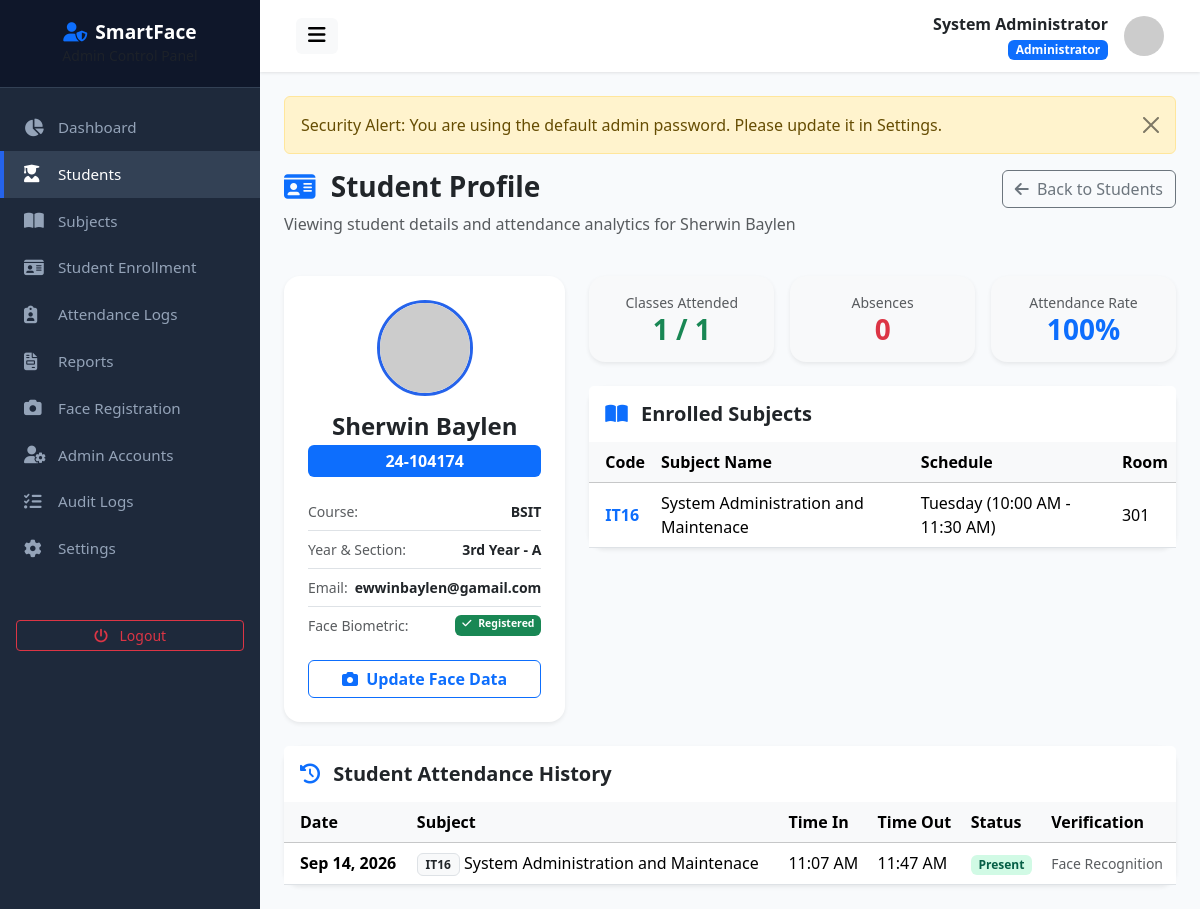
/student_view.php?id=5 (signed in), run on the app's committed database.
### tables this page shows
CREATE TABLE `users` (
  `id` int(11) NOT NULL AUTO_INCREMENT,
  `student_id` varchar(50) DEFAULT NULL,
  `first_name` varchar(100) NOT NULL,
  `middle_name` varchar(100) DEFAULT NULL,
  `last_name` varchar(100) NOT NULL,
  `email` varchar(150) NOT NULL,
  `username` varchar(100) NOT NULL,
  `password` varchar(255) NOT NULL,
  `role` enum('admin','student') NOT NULL DEFAULT 'student',
  `course` varchar(100) DEFAULT NULL,
  `year_level` varchar(20) DEFAULT NULL,
  `section` varchar(50) DEFAULT NULL,
  `contact_number` varchar(30) DEFAULT NULL,
  `profile_picture` varchar(255) DEFAULT 'default_avatar.png',
  `face_registered` tinyint(1) DEFAULT 0,
  `must_change_password` tinyint(1) DEFAULT 0,
  `status` enum('active','inactive') NOT NULL DEFAULT 'active',
  `created_at` datetime DEFAULT current_timestamp(),
  `updated_at` datetime DEFAULT current_timestamp() ON UPDATE current_timestamp(),
  PRIMARY KEY (`id`),
  UNIQUE KEY `email` (`email`),
  UNIQUE KEY `username` (`username`)
);

CREATE TABLE `subjects` (
  `id` int(11) NOT NULL AUTO_INCREMENT,
  `subject_code` varchar(30) NOT NULL,
  `subject_name` varchar(150) NOT NULL,
  `description` text DEFAULT NULL,
  `instructor` varchar(150) NOT NULL,
  `room` varchar(50) NOT NULL,
  `day` varchar(50) NOT NULL,
  `start_time` time NOT NULL,
  `end_time` time NOT NULL,
  `semester` varchar(20) NOT NULL DEFAULT '1st Semester',
  `school_year` varchar(30) NOT NULL DEFAULT '2026-2027',
  `status` enum('active','inactive') DEFAULT 'active',
  `created_at` datetime DEFAULT current_timestamp(),
  PRIMARY KEY (`id`),
  UNIQUE KEY `subject_code` (`subject_code`)
);

CREATE TABLE `attendance` (
  `id` int(11) NOT NULL AUTO_INCREMENT,
  `student_id` int(11) NOT NULL,
  `subject_id` int(11) NOT NULL,
  `attendance_date` date NOT NULL,
  `time_in` time NOT NULL,
  `time_out` time DEFAULT NULL,
  `signout_status` enum('none','pending','approved','rejected') NOT NULL DEFAULT 'none',
  `signout_reason` varchar(255) DEFAULT NULL,
  `status` enum('Present','Late','Absent','Excused','Incomplete') NOT NULL DEFAULT 'Present',
  `verification_method` varchar(50) DEFAULT 'Face Recognition',
  `remarks` text DEFAULT NULL,
  `created_at` datetime DEFAULT current_timestamp(),
  `updated_at` datetime DEFAULT current_timestamp() ON UPDATE current_timestamp(),
  PRIMARY KEY (`id`),
  UNIQUE KEY `unique_student_subject_date` (`student_id`,`subject_id`,`attendance_date`),
  KEY `subject_id` (`subject_id`),
  CONSTRAINT `attendance_ibfk_1` FOREIGN KEY (`student_id`) REFERENCES `students` (`id`) ON DELETE CASCADE,
  CONSTRAINT `attendance_ibfk_2` FOREIGN KEY (`subject_id`) REFERENCES `subjects` (`id`) ON DELETE CASCADE
);

### student_view.php (the view, shortened to what this page needs)
<?php
include __DIR__ . '/header.php';
$studentDbId = intval($_GET['id'] ?? 0);
$stmt = $db->prepare("SELECT u.*, s.id as student_db_id, s.face_registered, s.face_data
                    FROM students s
                    JOIN users u ON s.user_id = u.id
                    WHERE s.id = ?");
$stmt->execute([$studentDbId]);
$student = $stmt->fetch();
$stmt = $db->prepare("SELECT
    COUNT(*) as total_classes,
    SUM(CASE WHEN status = 'Present' THEN 1 ELSE 0 END) as present_count,
    SUM(CASE WHEN status = 'Late' THEN 1 ELSE 0 END) as late_count,
    SUM(CASE WHEN status = 'Absent' THEN 1 ELSE 0 END) as absent_count
    FROM attendance WHERE student_id = ?");
$stmt->execute([$studentDbId]);
$attStats = $stmt->fetch();
$tot = intval($attStats['total_classes']);
$pres = intval($attStats['present_count']);
$late = intval($attStats['late_count']);
$abs = intval($attStats['absent_count']);
$attRate = $tot > 0 ? round((($pres + $late) / $tot) * 100, 1) : 100;
$stmt = $db->prepare("SELECT s.* FROM subjects s JOIN student_subjects ss ON s.id = ss.subject_id WHERE ss.student_id = ? AND ss.enrollment_status = 'enrolled'");
$stmt->execute([$studentDbId]);
$enrolledSubjects = $stmt->fetchAll();
$stmt = $db->prepare("SELECT a.*, s.subject_code, s.subject_name FROM attendance a JOIN subjects s ON a.subject_id = s.id WHERE a.student_id = ? ORDER BY a.attendance_date DESC, a.time_in DESC");
$stmt->execute([$studentDbId]);
$attLogs = $stmt->fetchAll();
?>
<div class="row mb-4">
    <div class="col-md-8">
        <h3 class="fw-bold text-dark"><i class="fa-solid fa-id-card text-primary me-2"></i> Student Profile</h3>
        <p class="text-muted">Viewing student details and attendance analytics for <?= htmlspecialchars($student['first_name'] . ' ' . $student['last_name']) ?></p>
    </div>
    <div class="col-md-4 text-md-end">
        <a href="<?= baseUrl('admin/students.php') ?>" class="btn btn-outline-secondary font-weight-bold">
            <i class="fa-solid fa-arrow-left me-1"></i> Back to Students
        </a>
    </div>
</div>
<div class="row g-4 mb-4">
    <div class="col-md-4">
        <div class="card border-0 shadow-sm rounded-4 text-center p-4">
            <img src="<?= baseUrl('uploads/profiles/' . ($student['profile_picture'] ?? 'default_avatar.png')) ?>" alt="Avatar" class="avatar-lg mx-auto mb-3" onerror="this.src='https://ui-avatars.com/api/?name=<?= urlencode($student['first_name']) ?>&background=0D8ABC&color=fff'">
            <h4 class="fw-bold mb-1"><?= htmlspecialchars($student['first_name'] . ' ' . $student['last_name']) ?></h4>
            <span class="badge bg-primary fs-6 px-3 py-2 mb-3"><?= htmlspecialchars($student['student_id']) ?></span>
            <ul class="list-group list-group-flush text-start small mb-3">
                <li class="list-group-item d-flex justify-content-between px-0">
                    <span class="text-muted">Course:</span>
                    <span class="fw-bold"><?= htmlspecialchars($student['course']) ?></span>
                </li>
                <li class="list-group-item d-flex justify-content-between px-0">
                    <span class="text-muted">Year & Section:</span>
                    <span class="fw-bold"><?= htmlspecialchars($student['year_level']) ?> - <?= htmlspecialchars($student['section']) ?></span>
                </li>
                <li class="list-group-item d-flex justify-content-between px-0">
                    <span class="text-muted">Email:</span>
                    <span class="fw-bold"><?= htmlspecialchars($student['email']) ?></span>
                </li>
                <li class="list-group-item d-flex justify-content-between px-0">
                    <span class="text-muted">Face Biometric:</span>
                    <?php if ($student['face_registered']): ?>
                        <span class="badge bg-success"><i class="fa-solid fa-check me-1"></i> Registered</span>
                    <?php else: ?>
                        <span class="badge bg-warning text-dark"><i class="fa-solid fa-triangle-exclamation me-1"></i> Not Registered</span>
                    <?php endif; ?>
                </li>
            </ul>
            <a href="<?= baseUrl('admin/face_registration.php?student_id=' . $student['student_db_id']) ?>" class="btn btn-outline-primary w-100 fw-bold">
                <i class="fa-solid fa-camera me-1"></i> <?= $student['face_registered'] ? 'Update Face Data' : 'Register Face Data' ?>
            </a>
        </div>
    </div>
    <div class="col-md-8">
        <div class="row g-3 mb-4">
            <div class="col-4">
                <div class="card border-0 shadow-sm rounded-4 p-3 text-center bg-light">
                    <div class="text-muted small">Classes Attended</div>
                    <h3 class="fw-bold text-success mb-0"><?= $pres + $late ?> / <?= $tot ?></h3>
                </div>
            </div>
            <div class="col-4">
                <div class="card border-0 shadow-sm rounded-4 p-3 text-center bg-light">
                    <div class="text-muted small">Absences</div>
                    <h3 class="fw-bold text-danger mb-0"><?= $abs ?></h3>
                </div>
            </div>
            <div class="col-4">
                <div class="card border-0 shadow-sm rounded-4 p-3 text-center bg-light">
                    <div class="text-muted small">Attendance Rate</div>
                    <h3 class="fw-bold text-primary mb-0"><?= $attRate ?>%</h3>
                </div>
            </div>
        </div>
        <div class="card border-0 shadow-sm rounded-4 mb-4">
            <div class="card-header bg-white border-0 py-3">
                <h5 class="fw-bold mb-0 text-dark"><i class="fa-solid fa-book-open text-primary me-2"></i> Enrolled Subjects</h5>
            </div>
            <div class="card-body p-0">
                <div class="table-responsive">
                    <table class="table table-hover align-middle mb-0">
                        <thead class="table-light">
                            <tr>
                                <th class="ps-3">Code</th>
                                <th>Subject Name</th>
                                <th>Schedule</th>
                                <th>Room</th>
                            </tr>
                        </thead>
                        <tbody>
                            <?php if (empty($enrolledSubjects)): ?>
                                <tr><td colspan="4" class="text-center py-3 text-muted">No enrolled subjects.</td></tr>
                            <?php else: ?>
                                <?php foreach ($enrolledSubjects as $es): ?>
                                    <tr>
                                        <td class="ps-3 fw-bold text-primary"><?= htmlspecialchars($es['subject_code']) ?></td>
                                        <td><?= htmlspecialchars($es['subject_name']) ?></td>
                                        <td><?= htmlspecialchars($es['day']) ?> (<?= date('h:i A', strtotime($es['start_time'])) ?> - <?= date('h:i A', strtotime($es['end_time'])) ?>)</td>
                                        <td><?= htmlspecialchars($es['room']) ?></td>
                                    </tr>
                                <?php endforeach; ?>
                            <?php endif; ?>
                        </tbody>
                    </table>
                </div>
            </div>
        </div>
    </div>
</div>
<div class="card border-0 shadow-sm rounded-4">
    <div class="card-header bg-white border-0 py-3">
        <h5 class="fw-bold mb-0 text-dark"><i class="fa-solid fa-clock-rotate-left text-primary me-2"></i> Student Attendance History</h5>
    </div>
    <div class="card-body p-0">
        <div class="table-responsive">
            <table class="table table-hover align-middle mb-0">
                <thead class="table-light">
                    <tr>
                        <th class="ps-3">Date</th>
                        <th>Subject</th>
                        <th>Time In</th>
                        <th>Time Out</th>
                        <th>Status</th>
                        <th>Verification</th>
                    </tr>
                </thead>
                <tbody>
                    <?php if (empty($attLogs)): ?>
                        <tr><td colspan="6" class="text-center py-4 text-muted">No attendance logs available.</td></tr>
                    <?php else: ?>
                        <?php foreach ($attLogs as $log): ?>
                            <tr>
                                <td class="ps-3 fw-semibold"><?= date('M d, Y', strtotime($log['attendance_date'])) ?></td>
                                <td><span class="badge bg-light text-dark border"><?= htmlspecialchars($log['subject_code']) ?></span> <?= htmlspecialchars($log['subject_name']) ?></td>
                                <td><?= date('h:i A', strtotime($log['time_in'])) ?></td>
                                <td><?= $log['time_out'] ? date('h:i A', strtotime($log['time_out'])) : 'Active' ?></td>
                                <td>
                                    <span class="badge <?= $log['status'] === 'Present' ? 'badge-present' : ($log['status'] === 'Late' ? 'badge-late' : 'badge-absent') ?>">
                                        <?= htmlspecialchars($log['status']) ?>
                                    </span>
                                </td>
                                <td><small class="text-muted"><?= htmlspecialchars($log['verification_method']) ?></small></td>
                            </tr>
                        <?php endforeach; ?>
                    <?php endif; ?>
                </tbody>
            </table>
        </div>
    </div>
</div>
<?php include __DIR__ . '/footer.php'; ?>

### header.php (shortened to what this page needs)
<?php
require_once __DIR__ . '/../config/config.php';
$db = getDB();
$stmt = $db->prepare("SELECT * FROM users WHERE id = ?");
$stmt->execute([$_SESSION['user_id']]);
$adminUser = $stmt->fetch();
?>
<!DOCTYPE html>
<html lang="en">
<head>
    <link href="https://cdn.jsdelivr.net/npm/bootstrap@5.3.2/dist/css/bootstrap.min.css" rel="stylesheet">
    <link href="https://cdnjs.cloudflare.com/ajax/libs/font-awesome/6.4.0/css/all.min.css" rel="stylesheet">
    <link href="<?= baseUrl('assets/css/style.css') ?>" rel="stylesheet">
</head>
<body>
<div class="wrapper">
    <?php include __DIR__ . '/sidebar.php'; ?>
    <div id="content">
        <nav class="navbar navbar-expand-lg top-navbar">
            <div class="container-fluid">
                <button type="button" id="sidebarCollapse" class="btn btn-light border-0">
                    <i class="fa-solid fa-bars fs-5"></i>
                </button>
                <div class="d-flex align-items-center ms-auto">
                    <div class="me-3 text-end d-none d-md-block">
                        <div class="fw-bold text-dark"><?= htmlspecialchars($adminUser['first_name'] . ' ' . $adminUser['last_name']) ?></div>
                        <small class="badge bg-primary">Administrator</small>
                    </div>
                    <img src="https://ui-avatars.com/api/?name=<?= urlencode($adminUser['first_name'] . ' ' . $adminUser['last_name']) ?>&background=1E293B&color=fff" alt="Avatar" class="avatar-sm">
                </div>
            </div>
        </nav>
        <div class="main-content">

### assets/css/style.css (style rules this page uses)
:root { --primary-color: #2563eb; --primary-hover: #1d4ed8; --secondary-color: #475569; --success-color: #10b981; --warning-color: #f59e0b; --danger-color: #ef4444; --info-color: #06b6d4; --dark-bg: #0f172a; --sidebar-width: 260px; --card-shadow: 0 4px 6px -1px rgba(0, 0, 0, 0.1), 0 2px 4px -1px rgba(0, 0, 0, 0.06); }
body { font-family: 'Segoe UI', system-ui, -apple-system, sans-serif; background-color: #f8fafc; color: #334155; min-height: 100vh; display: flex; flex-direction: column; }
.wrapper { display: flex; width: 100%; align-items: stretch; min-height: 100vh; }
#content { width: 100%; padding: 0; min-height: 100vh; display: flex; flex-direction: column; }
.top-navbar { background: #ffffff; box-shadow: 0 1px 3px 0 rgba(0, 0, 0, 0.1); padding: 0.75rem 1.5rem; }
.main-content { padding: 1.5rem; flex: 1; }
.avatar-lg { width: 96px; height: 96px; object-fit: cover; border-radius: 50%; border: 3px solid var(--primary-color); }
.avatar-sm { width: 40px; height: 40px; object-fit: cover; border-radius: 50%; }
.badge-present { background-color: #d1fae5; color: #065f46; }

### data on the page
users: first_name+last_name "System Administrator"
users: first_name+last_name "Sherwin Baylen", student "24-104174", course "BSIT", year_level "3rd Year", section "A", email "ewwinbaylen@gamail.com"
subjects: subject_code "IT16", subject_name "System Administration and Maintenace", day "Tuesday", start_time "10:00 AM", end_time "11:30 AM", room "301"
attendance: attendance_date "Sep 14, 2026", subject.subject_code "IT16", subject.subject_name "System Administration and Maintenace", time_in "11:07 AM", time_out "11:47 AM", status "Present", verification_method "Face Recognition"

### other printed values
$flash['message'] "Security Alert: You are using the default admin password. Please update it in Settings."
$pres + $late "1"
$tot "1"
$abs "0"
$attRate "100"
